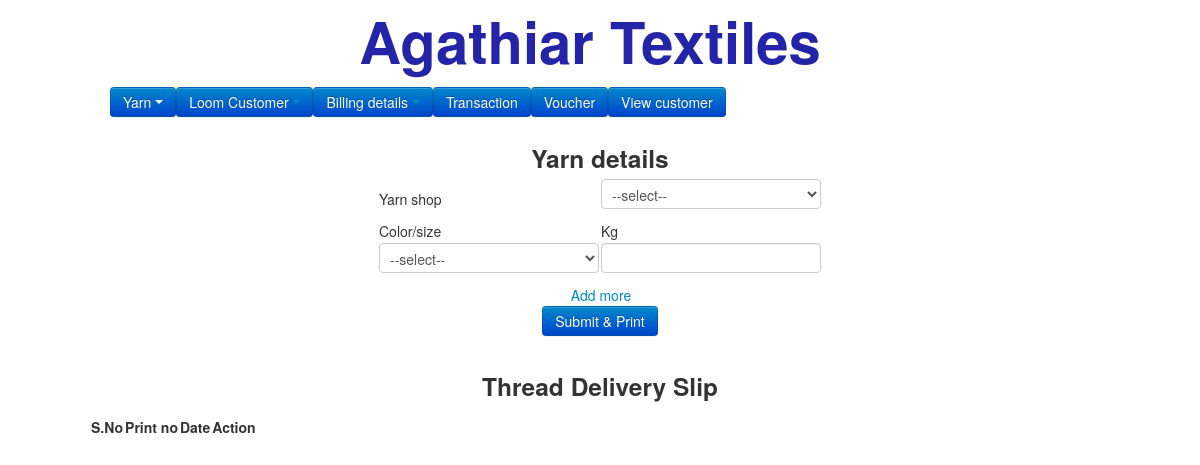
The app's page /addoutsidethread.php, older data.
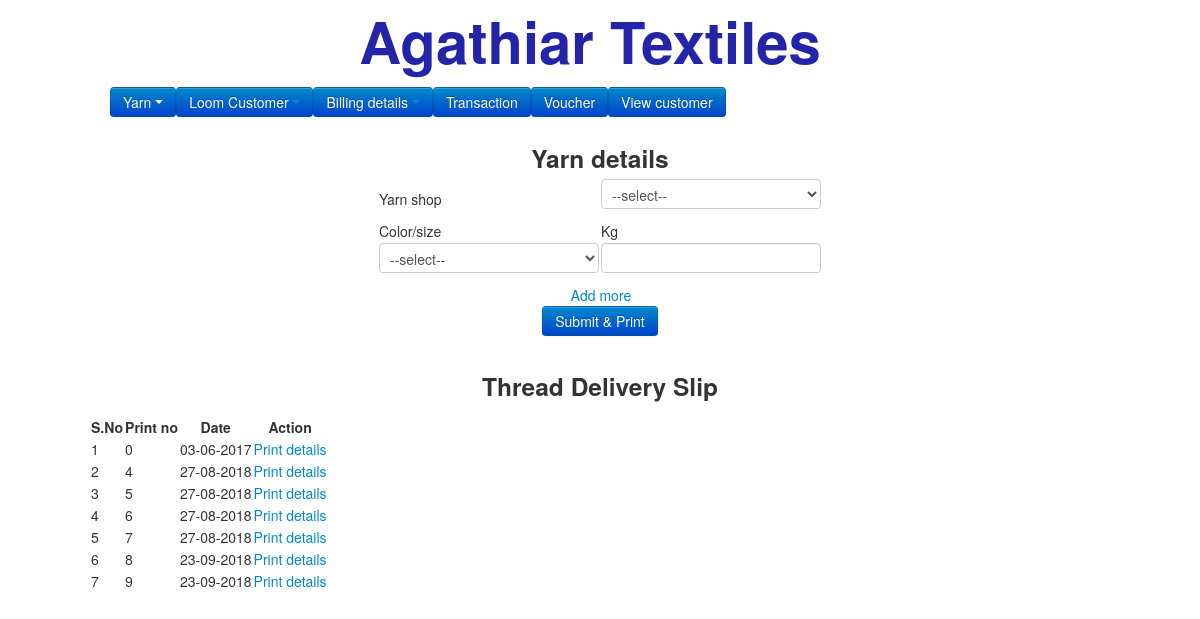
The same page, newer data.
### tables this page shows
CREATE TABLE `threads` (
  `id` int(50) NOT NULL,
  `threadno` int(50) NOT NULL,
  `date` varchar(50) NOT NULL,
  `kg` double NOT NULL,
  `price` varchar(50) NOT NULL,
  `color` varchar(50) NOT NULL,
  `count` int(20) NOT NULL,
  `yarn` int(10) NOT NULL,
  `yarnprintno` int(20) NOT NULL,
  `outsideyarn` int(10) NOT NULL
);

### addoutsidethread.php (the view, shortened to what this page needs)
<?php
include('template/header.php');
$thread = [];
if(isset($_GET['id'])){
	$data = getSingleData('threads', $_GET['id']);
	$edit = true;
	$thread = $data[0];
} else{
	$thread = [];
}
?>
<div class="container">
<center>
<form  action="addoutsidethread.php" method="post" id="formID">
<h3 style="margin:0px">Yarn details</h3>
<table id="addcontent">
<tr><td>Yarn shop</td><td><select name="yarn" class='validate[required]'>
<option value="">--select--</option>
</select></td></tr>
<tr>
<td>Color/size</td>
<td>Kg</td>
</tr>
<tr id="addmore"><td><select name="color[]" class='validate[required]'>
<option value="">--select--</option>
</select></td><td><input class='validate[required,custom[number]]' type="text" name="kg[]" size="25" value="<?php if(isset($thread['kg']))echo $thread['kg']; ?>"></td></tr>
</table>
<table>
<tr><td style="color:none"></td><td><a href="javascript:void(0);" onclick="addmore();">Add more</a></td></tr>
</table>
<input type="submit" id="submit" value="Submit & Print" class="btn btn-primary">
</form>
</center>
</div>
<center><h3>Thread Delivery Slip</h3></center>
<?php
$sql = "select * from threads where outsideyarn = 1 group by yarnprintno";
$select=getSqlData($sql);
?>
<table id="example" border="0">
<thead>
<tr>
<th>S.No</th>
<th>Print no</th>
<th>Date</th>
<th>Action</th>
</tr>
</thead>
<tbody>
<?php
$i=1;
foreach($select as $key=>$fetch) {
echo "<tr><td>{$i}</td><td>".$fetch["yarnprintno"]."</td><td>".date('d-m-Y',$fetch["date"])."</td>
	     <td><a href='yarnprintoutside.php?yarn=".$fetch["yarn"]."&yarnprintno=".$fetch["yarnprintno"]."'>Print details</a></td></tr>";
$i++;
}
?>
</tbody>
</table>
</body>
</html>

Row changes from the older to the newer data that the page shows:
added threads: yarnprintno "0", date "03-06-2017"
added threads: yarnprintno "4", date "27-08-2018"
added threads: yarnprintno "5", date "27-08-2018"
added threads: yarnprintno "6", date "27-08-2018"
added threads: yarnprintno "7", date "27-08-2018"
added threads: yarnprintno "8", date "23-09-2018"
added threads: yarnprintno "9", date "23-09-2018"
